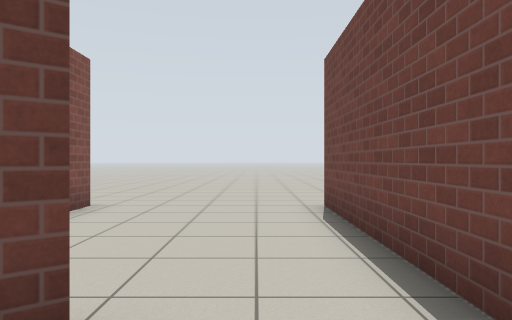
View 1 (above)

16 first-person views from a walk through a world built for the Gazebo simulator. The camera is 0.94 m above the floor, looks level and sees 70° across. The floor is counted in squares, 1 m on a side. Each view is taken from the middle of a square. On the plan, view 1 faces up. The plan holds only what a view shows up to about 13 squares ahead; the rest is blank. Simple patterns stand in for the simulator's built-in surfaces.

View 2
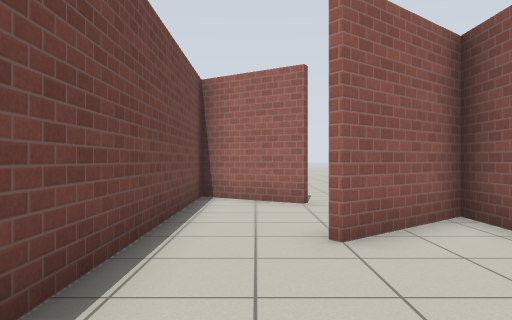

View 3
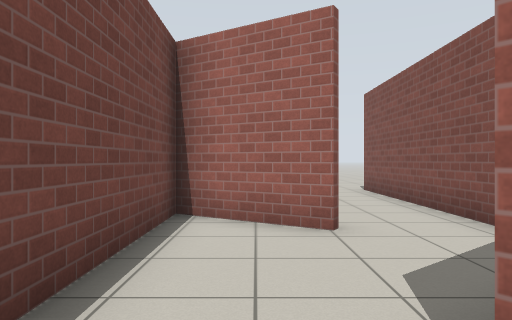

View 4
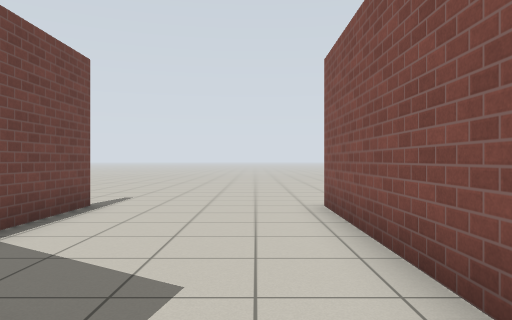

View 5
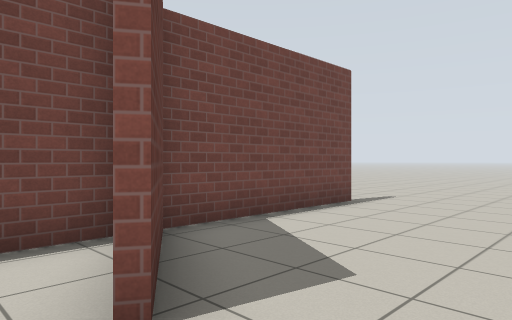

View 6
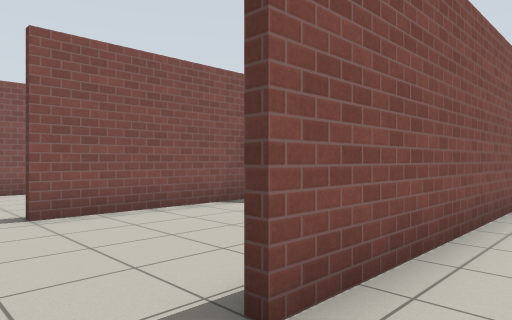

View 7
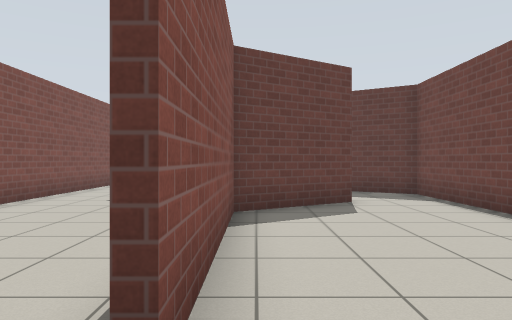

View 8
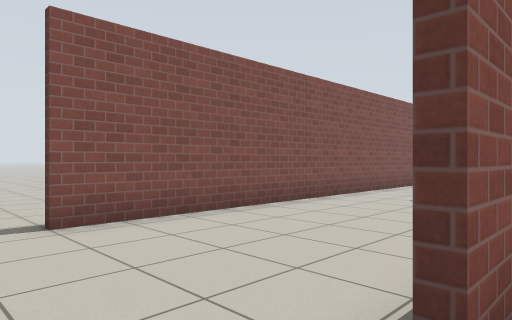

View 9
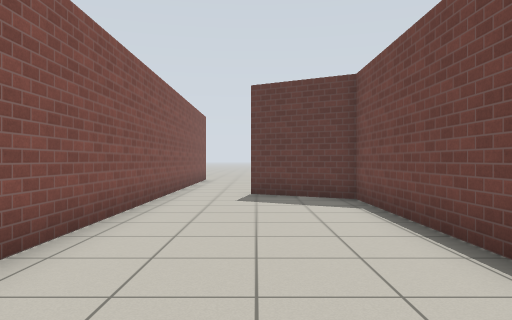

View 10
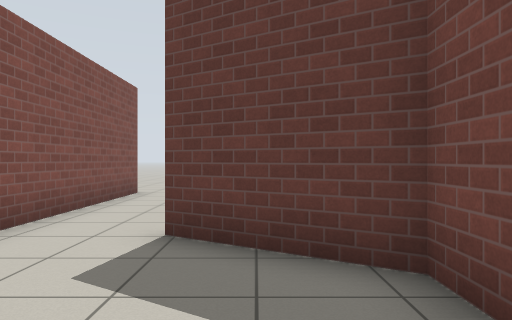

View 11
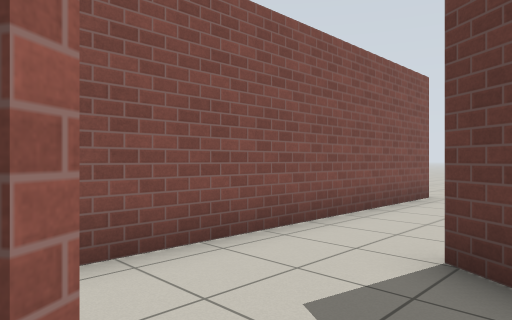

View 12
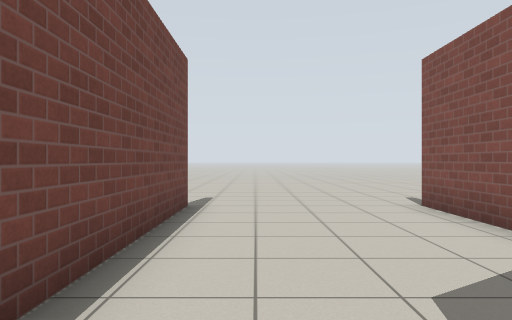

View 13
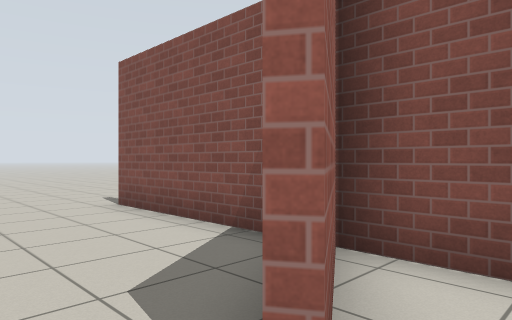

View 14
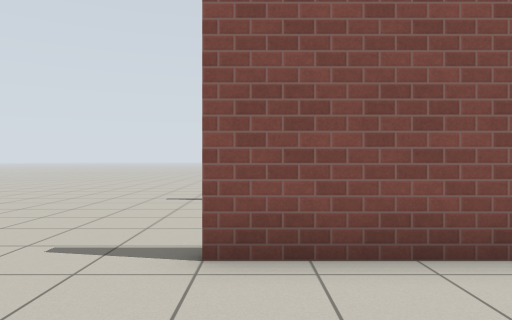

View 15
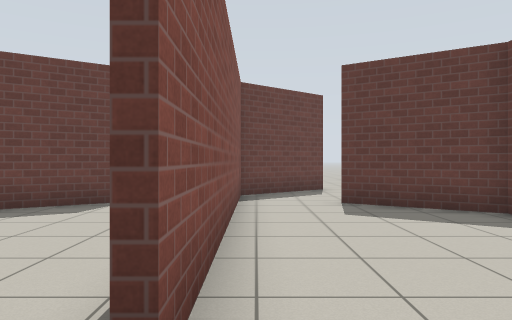

View 16
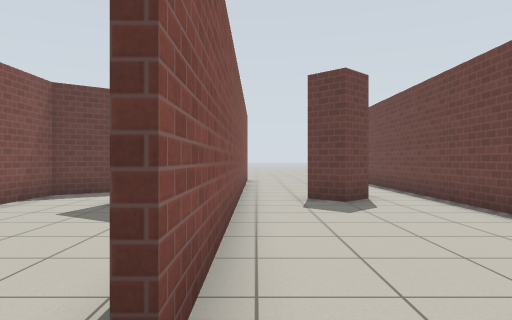

### Floor plan
Points are (right, up) in squares from view 1. A wall is a line through its corners. A room is listed if a view was taken in it or the views show most of it. See-through windows are left out.
Room 1 (view 1)
walls: (1.4, -3.4) (1.4, 0.6)
ways out: opening at (0, 1) to room 2; opening at (-1, -0.5) to room 3
Room 2 (views 2, 3)
walls: (-3.4, 7.5) (-3.4, 6.6); (1.4, 0.6) (1.4, 7.5); (-3.4, -0.1) (-0.9, 1.9)
ways out: opening at (0, 1) to room 1; opening at (1, 8.5) to room 6; opening at (-4, 8.5)
Room 3 (views 4, 5, 6, 15)
walls: (1.4, -8.6) (1.4, -3.6) (-1.2, -2); (-3.4, 1.2) (-3.4, -0.1); (-0.8, 1.7) (-3.4, -0.3) (-3.4, -8.5)
ways out: opening at (-1, -0.5) to room 1; opening at (-4, -9.5) to room 4; opening at (1, -9.5) to room 6
Room 4 (views 7, 8, 10, 11, 12, 13, 14)
walls: (-3.6, -8.5) (-3.6, 0) (-5, 0.9); (-5.8, -1.8) (-8.4, -3.4) (-8.4, -8.5)
ways out: opening at (-4, -9.5) to room 3; opening at (-9, -9.5) to room 5; opening at (-6, -0.5) to room 7
Room 5 (view 9)
walls: (-8.6, -6.6) (-8.6, -1.3) (-11.2, 0.1); (-13.4, 0.5) (-13.4, -8.5)
ways out: opening at (-9, -9.5) to room 4; opening at (-14, -9.5); opening at (-12.5, 0)
Room 6 (view 16)
walls: (4.8, -1.1) (4, -1.8) (3.3, -1.1); (1.6, 2.4) (1.6, -8.5); (6.4, -3.8) (6.4, 3); (-1.1, -1.8) (1.4, -3.4)
ways out: opening at (1, 8.5) to room 2; opening at (1, -9.5) to room 3
Room 7 (no view inside)
walls: (-8.4, 1.5) (-8.4, -3.2); (-5, 0.9) (-6.2, 1.6); (-8.1, -3) (-6, -1.7)
ways out: opening at (-6, -0.5) to room 4; opening at (-7.5, 1)

Where each view was taken, in squares from view 1:
view 1: 0 up, 0 right, facing up
view 2: 6 up, 0 right, facing down
view 3: 3 up, 0 right, facing down
view 4: 1 down, 2 left, facing down
view 5: 1 down, 3 left, facing down-right
view 6: 10 down, 2 left, facing up-left
view 7: 10 down, 8 left, facing up
view 8: 10 down, 8 left, facing up-left
view 9: 10 down, 11 left, facing up
view 10: 3 down, 5 left, facing up
view 11: 2 down, 5 left, facing up-left
view 12: 1 down, 5 left, facing down
view 13: 1 down, 5 left, facing down-left
view 14: 8 down, 5 left, facing left
view 15: 10 down, 3 left, facing up
view 16: 10 down, 2 right, facing up
